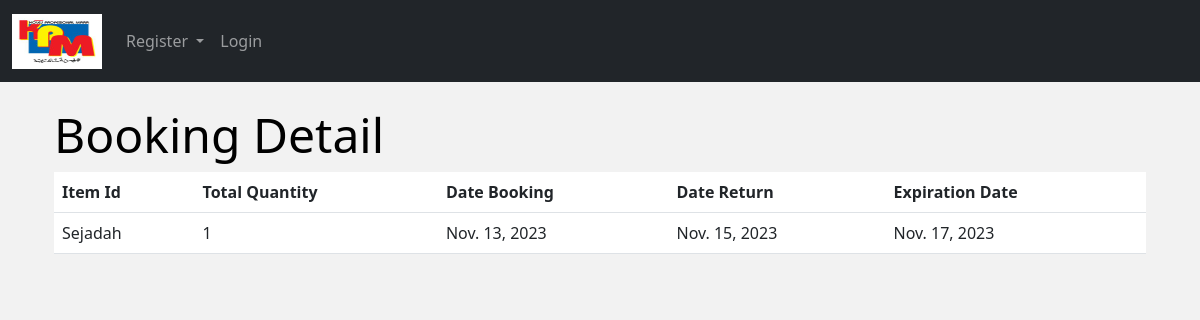
Page /orders/2/ on the committed database.
### Annur/models.py (models this page shows, shortened)
class Booking(models.Model):
    Itemid = models.ForeignKey(Item, on_delete=models.CASCADE)
    Datebooking = models.DateField()
    Datereturn = models.DateField()
    TotalQuantity = models.IntegerField()
    ExpireDate = models.DateField()

class Item(models.Model):
    Itemid = models.CharField(max_length = 6, primary_key = True)
    Itemname = models.TextField(max_length = 100)
    Itemquantity = models.IntegerField()
    Itemdescription = models.TextField(max_length = 100)

### Annur/views.py (the view)
# urls.py: path('orders/<int:pk>/', views.order_detail, name='order_detail'),
def order_detail(request, pk):
    order = get_object_or_404(Booking, pk=pk)
    context = {'order': order}
    return render(request, 'order_detail.html', context)

### Annur/templates/order_detail.html
{% extends 'base.html' %}
{% block content %}
  <div class="container mt-6">
    <h1 style="color: black;">Booking Detail</h1>
    <table class="table">
      <thead>
        <tr>
          <th>Item Id</th>
          <th>Total Quantity</th>
          <th>Date Booking</th>
          <th>Date Return</th>
          <th>Expiration Date</th>
        </tr>
      </thead>
      <tbody>
        <tr>
          <td>{{ order.Itemid.Itemname }}</td>
          <td>{{ order.TotalQuantity }}</td>
          <td>{{ order.Datebooking }}</td>
          <td>{{ order.Datereturn }}</td>
          <td>{{ order.ExpireDate }}</td>
        </tr>
      </tbody>
    </table>
  </div>
{% endblock %}

### Annur/static/style.css (style rules this page uses)
body { background-image: url('images/Coop1.jpg'); background-size: cover; background-position: center; }
h1 { font-size: 3em; margin-top: 0; }

### Annur/templates/base.html (style rules this page uses)
body { background-color: #F2F2F2; }

### rows in the picture
Booking: Itemid.Itemname "Sejadah", TotalQuantity "1", Datebooking "Nov. 13, 2023", Datereturn "Nov. 15, 2023", ExpireDate "Nov. 17, 2023"
